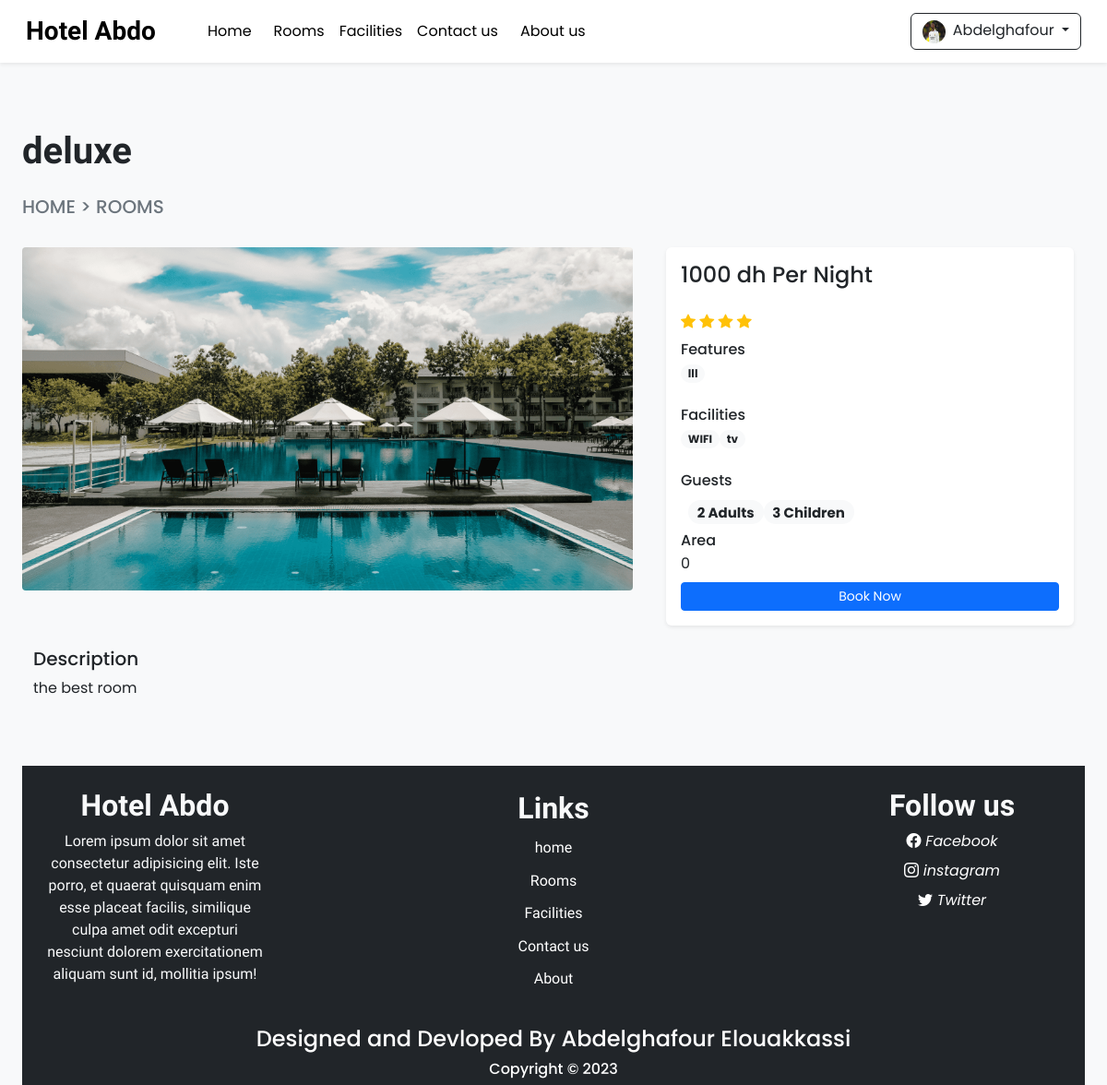
Page /rooms_details.php?id=18 (signed in) on the committed database.
### tables this page shows
CREATE TABLE `rooms` (
  `id` int(11) NOT NULL,
  `name` varchar(150) NOT NULL,
  `area` int(11) NOT NULL,
  `price` int(11) NOT NULL,
  `quantity` int(11) NOT NULL,
  `adult` int(11) NOT NULL,
  `children` int(11) NOT NULL,
  `description` varchar(150) NOT NULL,
  `status` tinyint(4) NOT NULL DEFAULT 1,
  `removed` int(11) NOT NULL DEFAULT 0
);

CREATE TABLE `room_images` (
  `sr_no` int(11) NOT NULL,
  `room_id` int(11) NOT NULL,
  `image` varchar(150) NOT NULL,
  `thumb` tinyint(4) NOT NULL DEFAULT 0
);

CREATE TABLE `features` (
  `id` int(11) NOT NULL,
  `name` varchar(150) NOT NULL
);

CREATE TABLE `facilities` (
  `id` int(11) NOT NULL,
  `icon` varchar(150) NOT NULL,
  `name` varchar(150) NOT NULL,
  `description` varchar(150) NOT NULL
);

### Admin/inc/db_config.php (called while the page is built, shortened)
<?php
function select($sql,$values,$datatypes)
{
   $con=$GLOBALS['con'];
   if($stmt=mysqli_prepare($con,$sql)){
      mysqli_stmt_bind_param($stmt,$datatypes,...$values);
      if(mysqli_stmt_execute($stmt)){
         $res=mysqli_stmt_get_result($stmt);
         return $res;
      }
      else{
         mysqli_stmt_close($stmt);
         die("Query cannot be executed - Select");
      }
   }
   else
   {
      die("Query cannot be prepared - Select");
   }
}
?>

### rooms_details.php (the view, shortened to what this page needs)
<!DOCTYPE html>
<html lang="en">
<head>
    <?php require('inc/links.php') ?>
</head>
<body class="bg-light">
    <?php require('inc/header.php') ?>
    <?php
    $data=filteration($_GET);
    $room_res=select("SELECT * FROM `rooms` WHERE `id`=? AND `status`=? AND `removed`=?",[$data['id'],1,0],'iii');
    $room_data=mysqli_fetch_assoc($room_res);
    ?>
        <div class="container-fluid">
            <div class="row ">
                <div class="fs-5 mb-4">
                    <h2 class="mt-5 pt-4 mb-4 fw-bold h-font fs-1"><?php echo $room_data['name'] ?><h2>
                    <div class="fs-5">
                        <a href="index.php" class="text-secondary text-decoration-none ">HOME</a>
                        <span class="text-secondary"> > </span>
                        <a href="rooms.php" class="text-decoration-none text-secondary">ROOMS</a>
                    </div>
                </div>
                <div class="col-lg-7 col-md-12  ">
                    <div id="roomCarousel" class="carousel slide" data-bs-ride="carouse">
                        <div class="carousel-inner">
                            <?php
                                $room_img=ROOMS_IMG_PATH."thumbnail.jpg";
                                $img_q=mysqli_query($con,"SELECT * FROM `room_images`
                                WHERE `room_id`='$room_data[id]' ");
                                if(mysqli_num_rows($img_q)>0)
                                {
                                   $active_class='active';
                                   while($img_res=mysqli_fetch_assoc($img_q))
                                   {
                                       echo "<div class='carousel-item $active_class'>
                                       <img src='".ROOMS_IMG_PATH.$img_res['image']."' class='d-block w-100 rounded-1'>
                                       </div>";
                                       $active_class='';
                                   }
                                }
                                else{
                                    echo "<div class='carousel-item active'>
                                            <img src='$room_img' class='d-block w-100'>
                                         </div>";
                                   }
                            ?>
                        </div>
                      </div>
                </div>
                <div class="col-lg-5 col-md-12 px-4">
                      <div class="card border-0 shadow-sm ">
                         <div class="card-body">
                            <?php
                            echo<<<price
                            <h4 class="mb-4">$room_data[price] dh Per Night</h4>
                            price;
                            echo<<<rating
                            <div class="mb-2">
                                <i class="bi bi-star-fill text-warning"></i>
                                <i class="bi bi-star-fill text-warning"></i>
                                <i class="bi bi-star-fill text-warning"></i>
                                <i class="bi bi-star-fill text-warning"></i>
                            </div>
                            rating;
                            $feat_q=mysqli_query($con, "SELECT f.name FROM `features` f INNER JOIN `room_features` rfea ON f.id = rfea.features_id
                             WHERE rfea.room_id= '$room_data[id]' " );
                            $features_data= "";
                                while($feat_row=mysqli_fetch_assoc($feat_q)){
                                  $features_data.="<span class='badge rounded-pill text-dark bg-light text-wrap'>
                                  $feat_row[name]
                                  </span>";
                              }
                            echo<<<features
                                <div class=" mb-4">
                                    <h6 class="mb-1">Features</h6>
                                    $features_data
                               </div>
                            features;
                            $faci_q=mysqli_query($con, "SELECT f.name FROM `facilities` f INNER JOIN `room_facilities` rfac ON f.id = rfac.facilities_id
                            WHERE rfac.room_id= '$room_data[id]' " );
                            $facilities_data= "";
                                while($faci_row=mysqli_fetch_assoc($faci_q)){
                                  $facilities_data.="<span class='badge rounded-pill text-dark bg-light text-wrap'>
                                  $faci_row[name]
                                  </span>";
                            }
                            echo<<<facilities
                            <div class="mb-4">
                                <h6 class="mb-1">Facilities</h6>
                                $facilities_data
                            </div>
                            facilities;
                            echo<<<guest
                            <div class="mb-0">
                                <h6 class="mb-1">Guests</h6>
                                <div class="d-flex fs-5 p-2 flex-wrap">
                                    <span class="badge rounded-pill bg-light text-dark text-wrap">
                                    $room_data[adult] Adults
                                    </span>
                                    <span class="badge rounded-pill bg-light text-dark text-wrap">
                                    $room_data[children] Children
                                    </span>
                                </div>
                            </div>
                            guest;
                            echo<<<area
                            <div class="mb-2">
                            <h6 class="mb-1">Area</h6>
                            $room_data[area]
                            </div>
                            area;
                            $book_btn="";
                            if(!$settings_r['shutdown']){
                                $login=0;
                                if(isset($_SESSION['login'])&& $_SESSION['login']==true){
                                    $login=1;
                                }
                                $book_btn="<button onclick='checkLoginToBook($login,$room_data[id])' class='btn btn-sm w-100 btn-primary'>Book Now</a>" ;
                            }
                            echo<<<book
                                $book_btn
                            book;
                            ?>
                         </div>
                      </div>
                </div>
                <div class="col-lg-12 mt-4 px-4">
                    <div class="mb-4">
                        <h5>Description</h5>
                        <p>
                        <?php  echo $room_data['description']?>
                        </p>
                    </div>
                </div>
        </div>
    <?php require('inc/footer.php') ?>
</body>
</html>

### css/style.css (style rules this page uses)
* { font-family: 'Poppins', sans-serif; }
.h-font { font-family: 'Merienda', cursive; }

### rows in the picture
rooms: name "deluxe", price "1000", adult "2", children "3", area "0", description "the best room"
room_images: image (picture)
features: name "lll"
facilities: name "WIFI"
facilities: name "tv"

### other values in the picture
$_SESSION[uname] "Abdelghafour"
